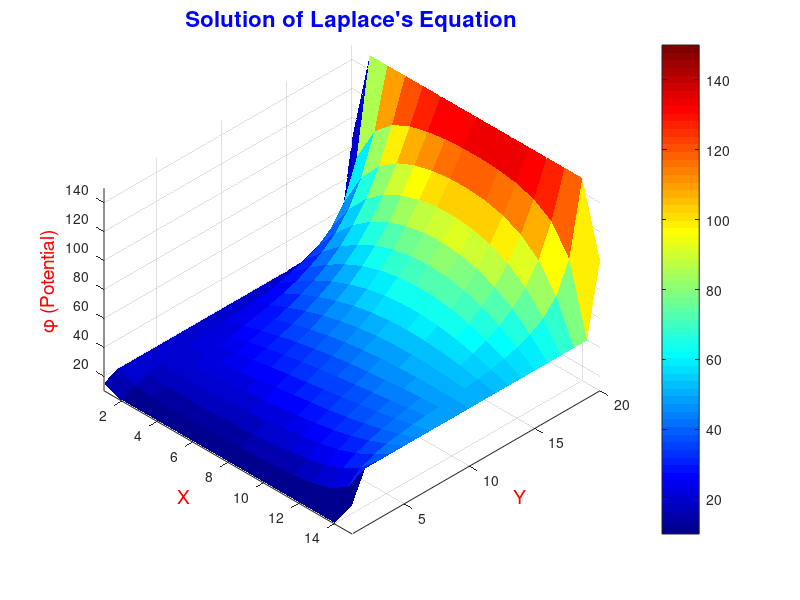

This chart was generated by the following MATLAB code:
% Solution of Laplace's Equation using Finite Difference Method
% code by Muujic

% Parameters
v1 = 20.0;   % Potential on the bottom edge
v2 = 150.0;  % Potential on the right edge
v3 = 50.0;   % Potential on the top edge
v4 = 10.0;   % Potential on the left edge
ni = 200;    % Number of iterations
nx = 20;     % Number of X grid points
ny = 15;     % Number of Y grid points

% Initialize the potential grid with zeroes
phi = zeros(nx, ny);

% Set fixed potentials on the grid boundaries
phi(2:nx-1, 1) = v1;    % Bottom edge
phi(2:nx-1, ny) = v3;   % Top edge
phi(1, 2:ny-1) = v4;    % Left edge
phi(nx, 2:ny-1) = v2;   % Right edge

% Set corner potentials as the average of adjacent edges
phi(1, 1) = 0.5 * (v1 + v4);      % Bottom-left corner
phi(nx, 1) = 0.5 * (v1 + v2);     % Bottom-right corner
phi(1, ny) = 0.5 * (v3 + v4);     % Top-left corner
phi(nx, ny) = 0.5 * (v2 + v3);    % Top-right corner

% Perform the finite difference method iterations
for k = 1:ni
    for i = 2:nx-1
        for j = 2:ny-1
            phi(i, j) = 0.25 * (phi(i+1, j) + phi(i-1, j) + phi(i, j+1) + phi(i, j-1));
        end
    end
end

% Visualization of the potential field
figure;
[X, Y] = meshgrid(1:ny, 1:nx);
surf(X, Y, phi, 'EdgeColor', 'none');
title('Solution of Laplace''s Equation', 'FontSize', 16, 'Color', 'b');
xlabel('X', 'FontSize', 14, 'Color', 'r');
ylabel('Y', 'FontSize', 14, 'Color', 'r');
zlabel('\phi (Potential)', 'FontSize', 14, 'Color', 'r');
colorbar;
colormap(jet);
view(45, 45);
grid on;
axis tight; 
